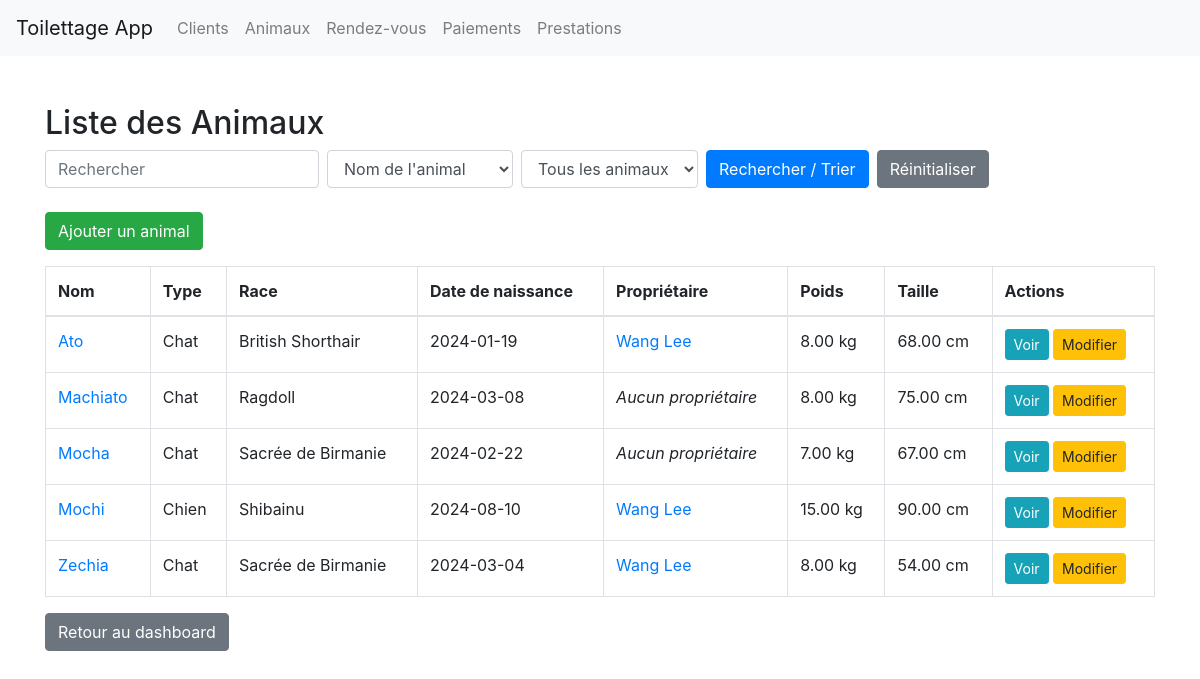
/pages/animal.php, run on the app's committed database.
### tables this page shows
CREATE TABLE IF NOT EXISTS `animal` (
  `id_animal` int NOT NULL AUTO_INCREMENT,
  `id_client` int DEFAULT NULL,
  `nom_animal` varchar(100) NOT NULL,
  `type` varchar(100) NOT NULL,
  `race` varchar(100) DEFAULT NULL,
  `date_de_naissance` date DEFAULT NULL,
  `poids` decimal(5,2) DEFAULT NULL,
  `taille` decimal(5,2) DEFAULT NULL,
  `remarques` text,
  `visible` tinyint(1) DEFAULT '1',
  PRIMARY KEY (`id_animal`),
  KEY `animal_1` (`id_client`)
);

CREATE TABLE IF NOT EXISTS `clients` (
  `id_client` int NOT NULL AUTO_INCREMENT,
  `nom` varchar(100) NOT NULL,
  `prenom` varchar(100) NOT NULL,
  `telephone` varchar(20) DEFAULT NULL,
  `email` varchar(100) DEFAULT NULL,
  `adresse` varchar(255) DEFAULT NULL,
  `code_postal` varchar(10) DEFAULT NULL,
  `ville` varchar(100) DEFAULT NULL,
  `date_creation_client` datetime DEFAULT CURRENT_TIMESTAMP,
  PRIMARY KEY (`id_client`)
);

### pages/animal.php (the view, shortened to what this page needs)
<?php
include_once('includes/db.php');
$pdo->setAttribute(PDO::ATTR_ERRMODE, PDO::ERRMODE_EXCEPTION);
$search = $_GET['search'] ?? '';
$sort = $_GET['sort'] ?? 'nom_animal';
$filtre = $_GET['filtre'] ?? 'tous';
$sql = "
    SELECT animal.*, clients.nom, clients.prenom
    FROM animal
    LEFT JOIN clients ON animal.id_client = clients.id_client
    WHERE (nom_animal LIKE :search OR race LIKE :search OR clients.nom LIKE :search)
";
$sql .= " ORDER BY $sort ASC";
$stmt = $pdo->prepare($sql);
$stmt->execute([
    ':search' => '%' . $search . '%'
]);
$animals = $stmt->fetchAll();
?>
<!DOCTYPE html>
<html lang="fr">
<head>
    <link href="https://stackpath.bootstrapcdn.com/bootstrap/4.5.2/css/bootstrap.min.css" rel="stylesheet">
</head>
<body>
    <?php include 'includes/header.php' ?>
    <div class="container mt-5">
        <h2>Liste des Animaux</h2>
        <form method="get" action="index.php" class="form-inline mb-4">
            <input type="text" name="search" class="form-control mr-2" placeholder="Rechercher" value="<?= htmlspecialchars($search) ?>">
            <select name="sort" class="form-control mr-2">
                <option value="nom_animal" <?= $sort == 'nom_animal' ? 'selected' : '' ?>>Nom de l'animal</option>
            </select>
            <select name="filtre" class="form-control mr-2">
                <option value="tous" <?= $filtre == 'tous' ? 'selected' : '' ?>>Tous les animaux</option>
            </select>
            <button type="submit" class="btn btn-primary">Rechercher / Trier</button>
            <a href="index.php?page=animal" class="btn btn-secondary ml-2">Réinitialiser</a>
        </form>
        <a href="index.php?page=ajouter_animal" class="btn btn-success mb-3">Ajouter un animal</a>
        <table class="table table-bordered">
            <thead>
                <tr>
                    <th>Nom</th>
                    <th>Type</th>
                    <th>Race</th>
                    <th>Date de naissance</th>
                    <th>Propriétaire</th>
                    <th>Poids</th>
                    <th>Taille</th>
                    <th>Actions</th>
                </tr>
            </thead>
            <tbody>
                <?php if (count($animals) > 0): ?>
                    <?php foreach ($animals as $animal): ?>
                        <tr>
                            <td>
                                <a href="index.php?page=fiche_animal&id=<?= $animal['id_animal'] ?>">
                                    <?= htmlspecialchars($animal['nom_animal'] ?? '') ?>
                                </a>
                            </td>
                            <td><?= htmlspecialchars($animal['type'] ?? '') ?></td>
                            <td><?= htmlspecialchars($animal['race'] ?? '') ?></td>
                            <td><?= htmlspecialchars($animal['date_de_naissance'] ?? '') ?></td>
                            <td>
                                <?php if ($animal['nom'] && $animal['id_client']): ?>
                                    <a href="index.php?page=fiche_clients&id=<?= $animal['id_client'] ?>">
                                        <?= htmlspecialchars($animal['nom'] ?? '') ?> <?= htmlspecialchars($animal['prenom'] ?? '') ?>
                                    </a>
                                <?php else: ?>
                                    <em>Aucun propriétaire</em>
                                <?php endif; ?>
                            </td>
                            <td><?= htmlspecialchars($animal['poids'] ?? '') ?> kg</td>
                            <td><?= htmlspecialchars($animal['taille'] ?? '') ?> cm</td>
                            <td>
                                <a href="index.php?page=fiche_animal&id=<?= $animal['id_animal'] ?>" class="btn btn-info btn-sm">Voir</a>
                                <a href="index.php?page=modifier_animal&id=<?= $animal['id_animal'] ?>" class="btn btn-warning btn-sm">Modifier</a>
                            </td>
                        </tr>
                    <?php endforeach; ?>
                <?php else: ?>
                    <tr>
                        <td colspan="8" class="text-center">Aucun animal trouvé.</td>
                    </tr>
                <?php endif; ?>
            </tbody>
        </table>
        <a href="index.php?page=dashboard" class="btn btn-secondary">Retour au dashboard</a>
    </div>
</body>
</html>

### includes/header.php (shortened to what this page needs)
<!DOCTYPE html>
<html lang="fr">
<head>
    <link href="https://stackpath.bootstrapcdn.com/bootstrap/4.5.2/css/bootstrap.min.css" rel="stylesheet">
</head>
<body>
    <nav class="navbar navbar-expand-lg navbar-light bg-light mb-4">
        <a class="navbar-brand" href="index.php?page=dashboard">Toilettage App</a>
        <div class="collapse navbar-collapse" id="navbarNav">
            <ul class="navbar-nav">
                <li class="nav-item"><a class="nav-link" href="index.php?page=clients">Clients</a></li>
                <li class="nav-item"><a class="nav-link" href="index.php?page=animal">Animaux</a></li>
                <li class="nav-item"><a class="nav-link" href="index.php?page=rdv">Rendez-vous</a></li>
                <li class="nav-item"><a class="nav-link" href="index.php?page=paiements">Paiements</a></li>
                <li class="nav-item"><a class="nav-link" href="index.php?page=prestations">Prestations</a></li>
            </ul>
        </div>
    </nav>

### data on the page
animal: nom_animal "Ato", type "Chat", race "British Shorthair", date_de_naissance "2024-01-19", id_client.nom "Wang", id_client.prenom "Lee", poids "8.00", taille "68.00"
animal: nom_animal "Machiato", type "Chat", race "Ragdoll", date_de_naissance "2024-03-08", shows "Aucun propriétaire", poids "8.00", taille "75.00"
animal: nom_animal "Mocha", type "Chat", race "Sacrée de Birmanie", date_de_naissance "2024-02-22", shows "Aucun propriétaire", poids "7.00", taille "67.00"
animal: nom_animal "Mochi", type "Chien", race "Shibainu", date_de_naissance "2024-08-10", id_client.nom "Wang", id_client.prenom "Lee", poids "15.00", taille "90.00"
animal: nom_animal "Zechia", type "Chat", race "Sacrée de Birmanie", date_de_naissance "2024-03-04", id_client.nom "Wang", id_client.prenom "Lee", poids "8.00", taille "54.00"
